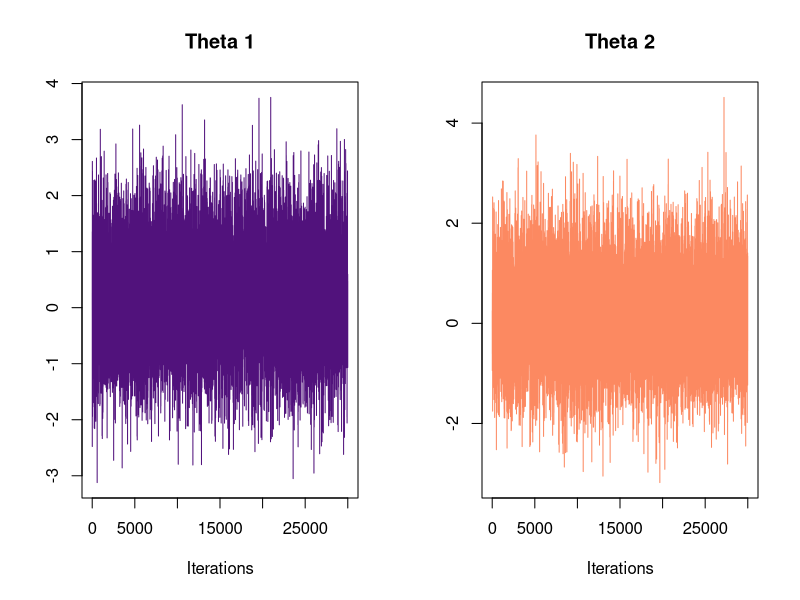
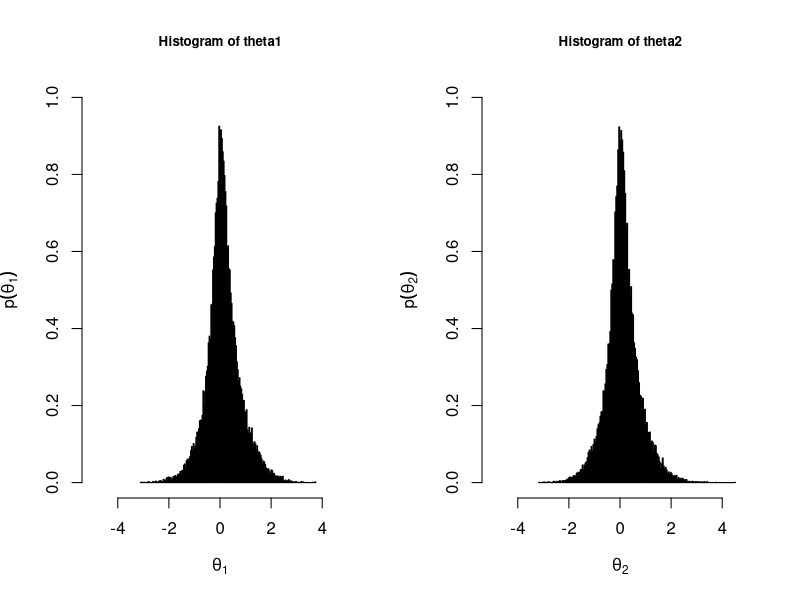

Source code (R) for these figures, in order:

library(coda)

#####set working directory
library(here)
setwd(paste0(here(),"/bayesian-data-analysis"))
############ 2.3 Gibbs algorithm 
############ 
gibbs_sampler <- function(N = 50000, burnin = 20000, my_seed = 2025,
                          theta1_init =0.1,theta2_init=0.1){
  #set seed
  set.seed(my_seed)
  #sample storage
  theta1_sample <-theta2_sample  <- numeric(N)
  #initialise values
  theta1_sample[1]= theta1_init
  theta2_sample[1]= theta2_init
  
  for (i in 2:N) {
    theta1_sample[i] <- rnorm(1,
                     mean = (cos(2 * pi + 0.3) * theta2_sample[i - 1] + 0.3) /
                       ((16 * theta2_sample[i - 1]^2) + 1),
                     sd = 1 / sqrt((16 * theta2_sample[i - 1]^2) + 1))
  
    theta2_sample[i] <- rnorm(1,
                     mean = (cos(2 * pi + 0.3) * theta1_sample[i] + 0.2) /
                       ((16*theta1_sample[i]^2)+ 1),
                     sd = 1 / sqrt((16 * theta1_sample[i]^2) + 1))
}

# Return samples after burn-in
  theta1_sample = theta1_sample[(burnin + 1):N]
  theta2_sample = theta2_sample[(burnin + 1):N]
# set an out list
  outlist <- list(theta1 = theta1_sample,
                  theta2 = theta2_sample,
                  N = N,
                  burnin = burnin)
  return(outlist)
}


# Summary and assessing convergence 
MCMCsample <- gibbs_sampler()
theta1 <- MCMCsample$theta1
theta2 <- MCMCsample$theta2



####Trace Plots
png("pictures/fig01-gs-traceplot.png", width = 18, 
    height = 9, units = "cm", res = 300)
par(mfrow = c(1,2))
coda::traceplot(as.mcmc(theta1), main = "Theta 1", col = "#51127c")
coda::traceplot(as.mcmc(theta2), main = "Theta 2", col = "#fc8961")
dev.off()

#######Histograms
png("pictures/fig02-gs-histogram.png", width = 18, 
    height = 9, units = "cm", res = 300)
par(mfrow=c(1,2))
hist(theta1, breaks = seq(min(theta1), max(theta1), length.out = 200), freq = FALSE,
     xlim = c(-5,5), ylim=c(0,1), ylab=expression(p(theta[1])), xlab=expression(theta[1]), 
     col="#51127c", cex.main=0.8)

hist(theta2, breaks = seq(min(theta2), max(theta2), length.out = 200), freq = FALSE,
     xlim = c(-5,5), ylim=c(0,1), ylab=expression(p(theta[2])), xlab=expression(theta[2]),
     col="#fc8961", cex.main=0.8)
dev.off()

###summary of 
summary(theta1)
HPDinterval(as.mcmc(theta1))
quantile(theta1, probs = c(0.025, 0.975))

summary(theta2)
HPDinterval(as.mcmc(theta2))
quantile(theta1, probs = c(0.025, 0.975))

## Question 5 ---------------------
#--- Geweke diagnostic
coda::geweke.diag(as.mcmc(theta1))
coda::geweke.diag(as.mcmc(theta2))

## Question 6 -------------
mean(theta1)
quantile(theta1, probs = c(0.025, 0.975))

## Question 7 -------------
#estimate the probability P(theta1 > 0.5)
(1+sum(theta1>0.5))/(30000+1)


